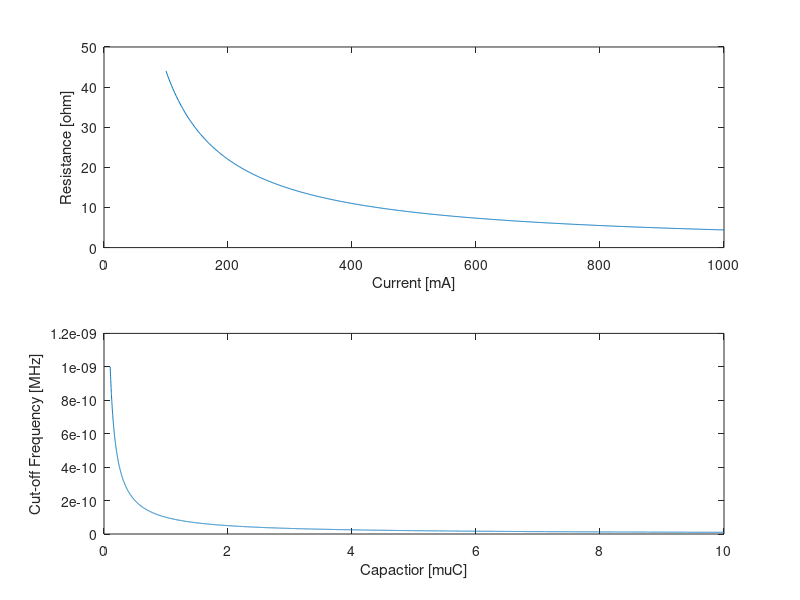

Here is the MATLAB script that generated this plot:

%Parameters
Vcc = 9;
Vbe = 0.7;
Vce = 0.2;

%I vector
I = 0.1:0.001:1;
C = 100e-9:1e-9:10e-6;

%%Vcc = 2RI + Vce
R = (Vcc-Vce)./(2*I);
%fc = 1/RC
fc = 1e-6./(10e3*C*1e6);

figure(3);
subplot(2,1,1);
plot(I*1e3,R);
xlabel('Current [mA]');
ylabel('Resistance [ohm]');
subplot(2,1,2);
plot(C*1e6,fc);
xlabel('Capactior [muC]');
ylabel('Cut-off Frequency [MHz]');